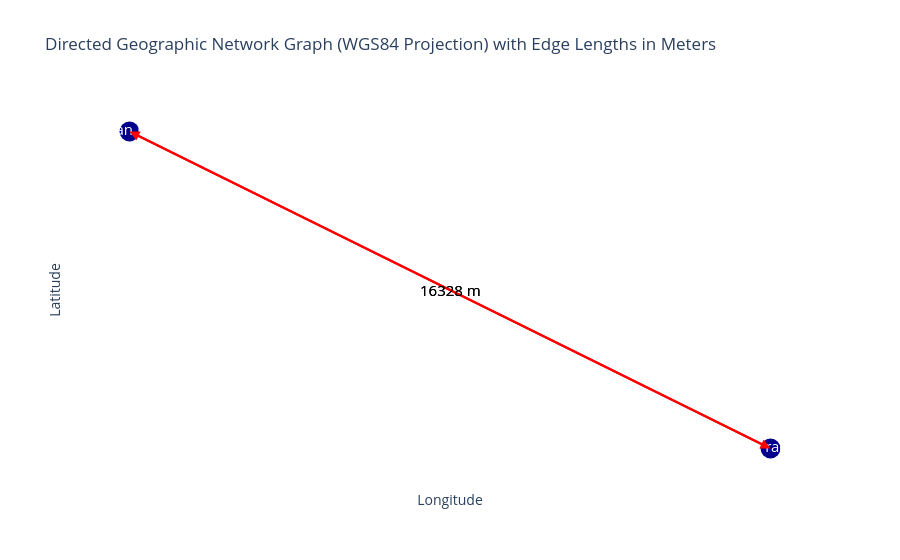

Here is the notebook cell this chart was saved with:
### Code cell
import networkx as nx
from shapely.geometry import Point

# 1) coordinaten (lon, lat)
# coords = {
#     "Hoek van Holland": (4.1198809998947, 51.977573995722),
#     "Rotterdam":(4.481362, 51.912423)
# }

coords = {
    "Hoek van Holland": (4.1198809998947, 51.977573995722),
    "Geulhaven radarpost 10":(4.3125309998907, 51.891813995749)
}


# 2) graph
FG = nx.DiGraph()

# 3) nodes
for name, (lon, lat) in coords.items():
    FG.add_node(name, geometry=Point(lon, lat))

# 4) edges (gericht) - bijvoorbeeld beide richtingen

#Rotterdam 
# 0 uu
#Geulhaven Radarpost 10
edge_length = opentnsim.graph.calculate_distance(Point(coords['Hoek van Holland']),Point(coords['Geulhaven radarpost 10']))
edge_geometry_in = LineString([Point(coords['Hoek van Holland']),Point(coords['Geulhaven radarpost 10'])])
edge_geometry_out = LineString([Point(coords['Geulhaven radarpost 10']),Point(coords['Hoek van Holland'])])

FG.add_edge("Hoek van Holland", "Geulhaven radarpost 10", weight=1, geometry = edge_geometry_in, length_m= edge_length)
FG.add_edge("Geulhaven radarpost 10", "Hoek van Holland", weight=1, geometry = edge_geometry_out, length_m= edge_length)


# 5) plotkan h
opentnsim.graph.plot_graph(FG)

### Figure 1 — Plotly figure (JSON) as saved in the notebook; plotly's stock layout.template omitted (floating-point values rounded to 4 significant figures)
{"data": [{"hoverinfo": "none", "line": {"color": "red", "width": 2}, "mode": "lines", "type": "scatter", "x": [4.12, 4.313], "y": [51.98, 51.89]}, {"hoverinfo": "none", "line": {"color": "red", "width": 2}, "mode": "lines", "type": "scatter", "x": [4.313, 4.12], "y": [51.89, 51.98]}, {"hoverinfo": "text", "marker": {"color": "darkblue", "size": 20}, "mode": "markers+text", "text": ["Hoek van Holland", "Geulhaven radarpost 10"], "textfont": {"color": "white", "size": 15}, "textposition": "middle center", "type": "scatter", "x": [4.12, 4.313], "y": [51.98, 51.89]}], "layout": {"annotations": [{"arrowcolor": "red", "arrowhead": 2, "arrowsize": 2, "arrowwidth": 1, "ax": 4.12, "axref": "x", "ay": 51.98, "ayref": "y", "showarrow": true, "x": 4.313, "xref": "x", "y": 51.89, "yref": "y"}, {"arrowcolor": "red", "arrowhead": 2, "arrowsize": 2, "arrowwidth": 1, "ax": 4.313, "axref": "x", "ay": 51.89, "ayref": "y", "showarrow": true, "x": 4.12, "xref": "x", "y": 51.98, "yref": "y"}, {"font": {"color": "black", "size": 15}, "showarrow": false, "text": "16328 m", "x": 4.216, "y": 51.93}, {"font": {"color": "black", "size": 15}, "showarrow": false, "text": "16328 m", "x": 4.216, "y": 51.93}], "plot_bgcolor": "white", "showlegend": false, "title": {"text": "Directed Geographic Network Graph (WGS84 Projection) with Edge Lengths in Meters"}, "xaxis": {"showgrid": false, "showticklabels": false, "title": {"text": "Longitude"}, "zeroline": false}, "yaxis": {"showgrid": false, "showticklabels": false, "title": {"text": "Latitude"}, "zeroline": false}}}
